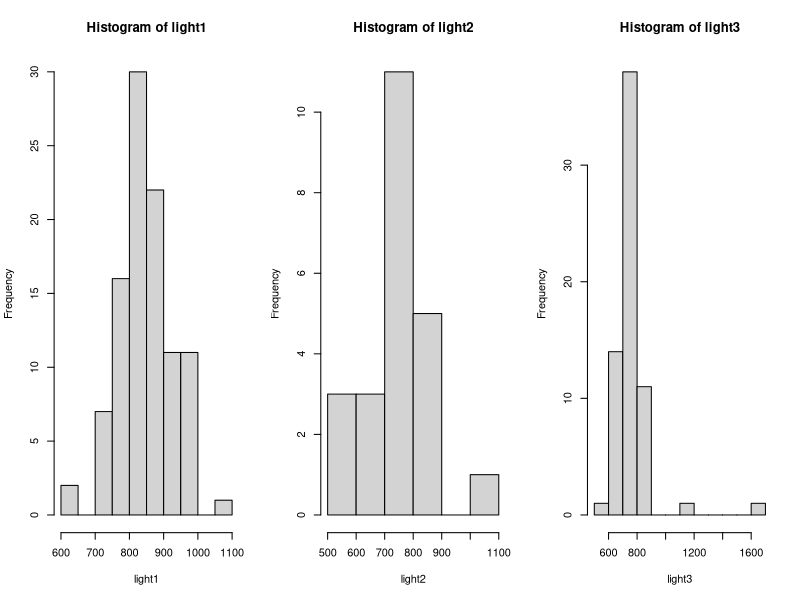
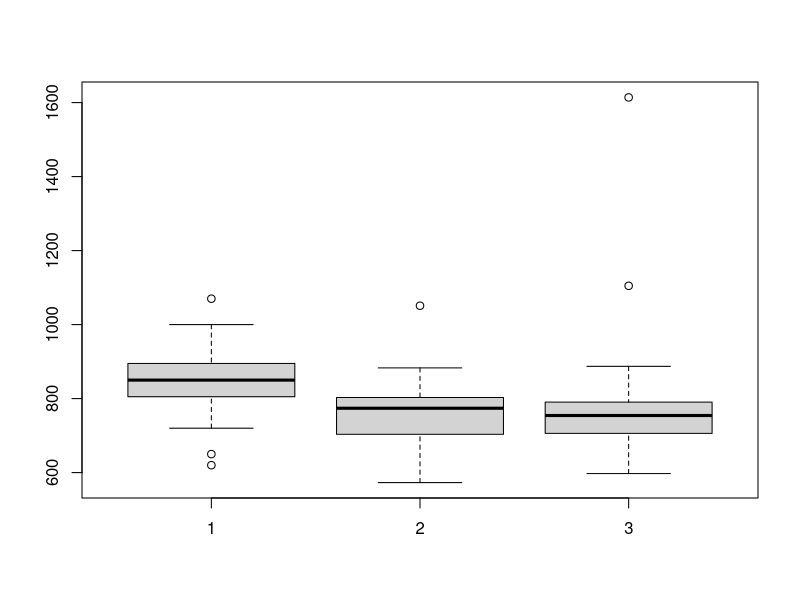

R code for these plots, in order:
light1 = scan("light1879.txt")
light2 = scan("light1882.txt")
light3 = scan("light.txt")

# first, we should have all 3 datasets with the same criteria.
# We will use 1879/82 criteria (km/s - 299000).
# Therefore we have to transform light3 into km/s and substract 299000:
# We know light3 measure is microseconds to perform 7442 km,
# with 24.8 milliseconds substracted.

# NOTE: I think the assignment clearly means milliseconds when talking
# about Newcomb measurements. After multiplying by 1000 you do get microsecs.

light3 = (light3/1000)+24.8 # milliseconds
light3 = (light3/1000) # seconds to perform 7442 km
light3 = (7442/light3) # in 1 second it will perform x km
light3 = light3 - 299000 # final 1879/82 criteria









# 1. Make histograms and box plots of the data sets. What do you observe?
par(mfrow=c(1,3))
hist(light1)
hist(light2)
hist(light3)

par(mfrow=c(1,1))
boxplot(light1, light2, light3)
# light 2 and light 3 are really similar, while light1 diverges from them




# 2. Determine confidence intervals for the speed of light in km/sec
# for all three data sets (use population means and medians).
t.test(light1)$conf.int
t.test(light2)$conf.int
t.test(light3)$conf.int

# 3. Comment on the intervals found.
# Again, 2 and 3 seem to coincide, while 1 differs, having a confidence interval
# with higher values, and being completely outside of the two other ones.

# 4. shows that light1 measurement was clearly off, while light2 and light3
# were closer to the actual solution.
most_precise_speed_of_light = 299792.458 - 299000



